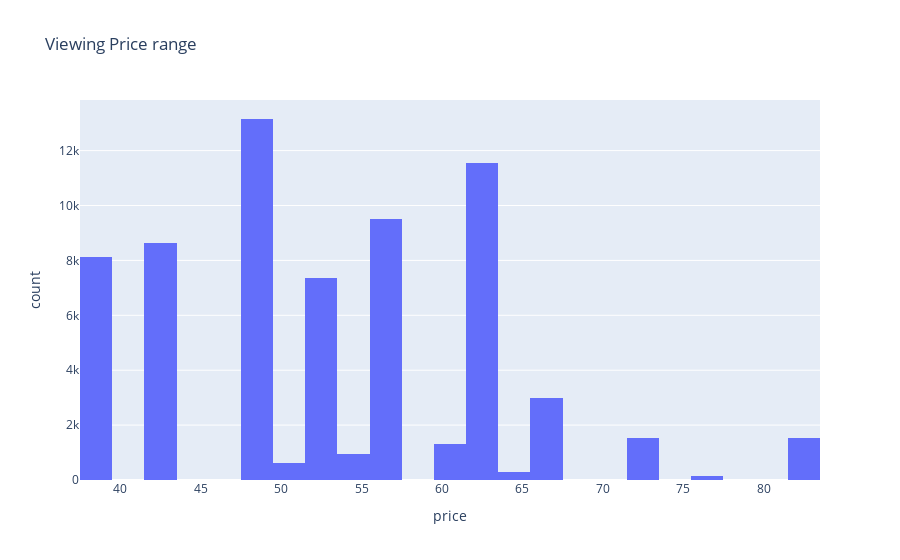
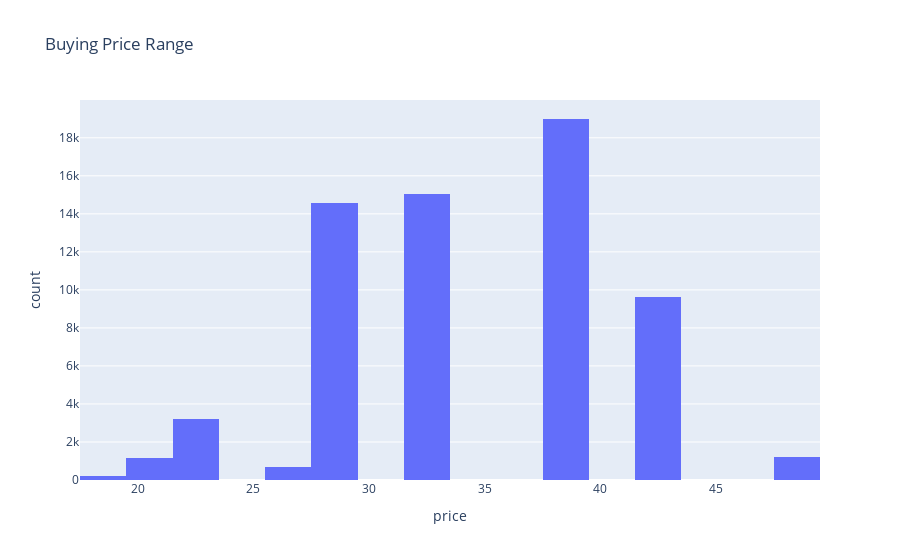

Notebook code for these charts, in order:
### Code cell
data1_df = data[data['price_2'] == 1]
data2_df = data[data['price_2'] == 2]
a = ['Viewing Price range','Buying Price Range' ]
b = (data1_df,data2_df)
for i in range(2):
    fig = px.histogram(
        b[i],
        x = 'price', 
        title= a[i]   
    )
    fig.show()

### Figure 1 — Plotly figure (JSON) as saved in the notebook; plotly's stock layout.template omitted (floating-point values rounded to 4 significant figures; data arrays with more than 128 entries replaced by an {"elided": "..."} marker saying what was removed)
{"data": [{"bingroup": "x", "hovertemplate": "price=%{x}<br>count=%{y}<extra></extra>", "legendgroup": "", "marker": {"color": "#636efa", "pattern": {"shape": ""}}, "name": "", "orientation": "v", "showlegend": false, "type": "histogram", "x": {"elided": "67714 int values"}, "xaxis": "x", "yaxis": "y"}], "layout": {"barmode": "relative", "legend": {"tracegroupgap": 0}, "title": {"text": "Viewing Price range"}, "xaxis": {"anchor": "y", "domain": [0, 1], "title": {"text": "price"}}, "yaxis": {"anchor": "x", "domain": [0, 1], "title": {"text": "count"}}}}

### Figure 2 — Plotly figure (JSON) as saved in the notebook; plotly's stock layout.template omitted (floating-point values rounded to 4 significant figures; data arrays with more than 128 entries replaced by an {"elided": "..."} marker saying what was removed)
{"data": [{"bingroup": "x", "hovertemplate": "price=%{x}<br>count=%{y}<extra></extra>", "legendgroup": "", "marker": {"color": "#636efa", "pattern": {"shape": ""}}, "name": "", "orientation": "v", "showlegend": false, "type": "histogram", "x": {"elided": "64665 int values"}, "xaxis": "x", "yaxis": "y"}], "layout": {"barmode": "relative", "legend": {"tracegroupgap": 0}, "title": {"text": "Buying Price Range"}, "xaxis": {"anchor": "y", "domain": [0, 1], "title": {"text": "price"}}, "yaxis": {"anchor": "x", "domain": [0, 1], "title": {"text": "count"}}}}
